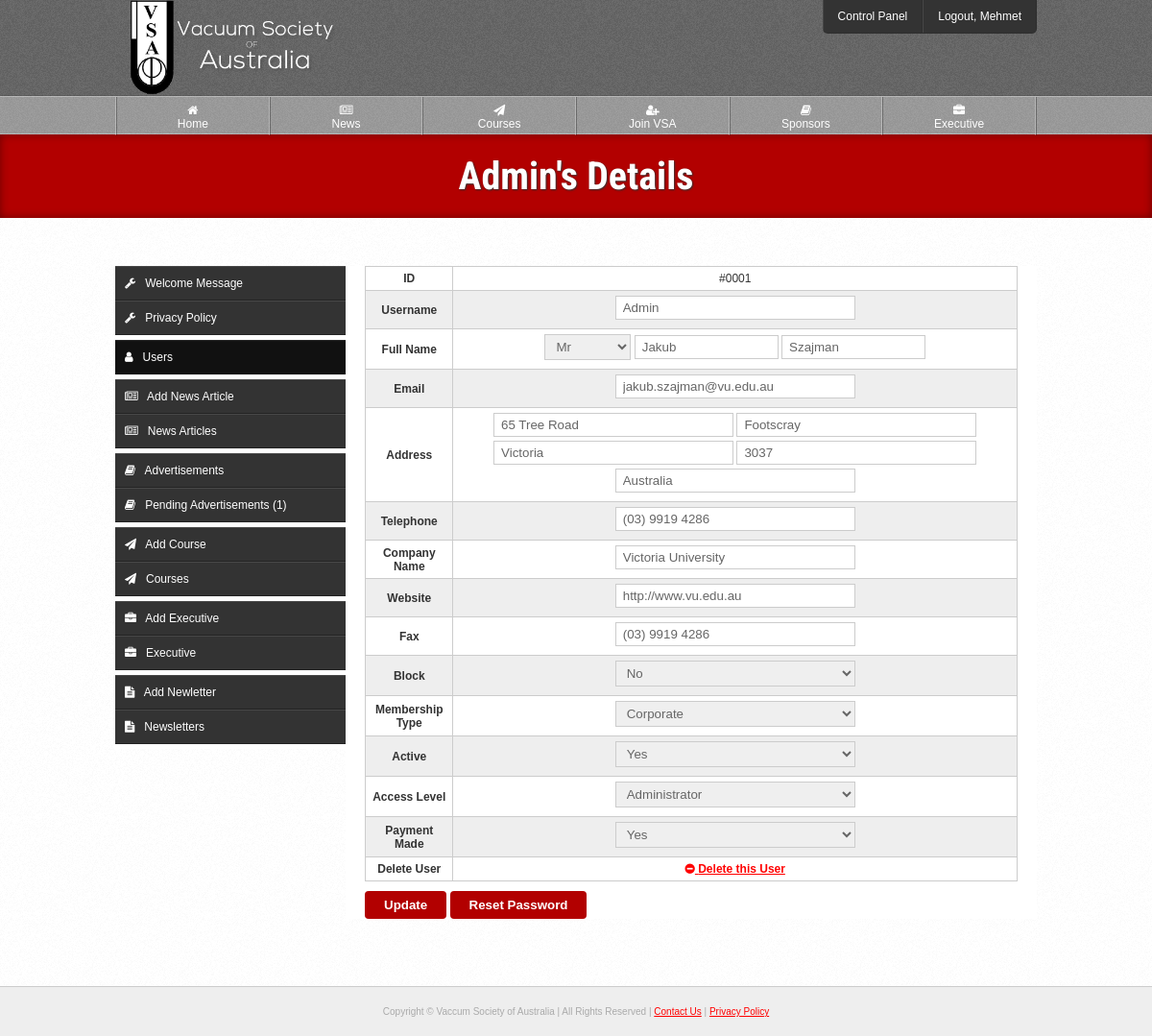
Page /source/cp/view-user.php?id=1 (signed in) on the committed database.
### tables this page shows
CREATE TABLE IF NOT EXISTS `users` (
  `id` int(10) NOT NULL AUTO_INCREMENT,
  `username` varchar(20) NOT NULL,
  `password` varchar(70) NOT NULL,
  `email` varchar(100) NOT NULL,
  `title` varchar(6) NOT NULL,
  `fname` varchar(30) NOT NULL,
  `lname` varchar(40) NOT NULL,
  `address` varchar(80) NOT NULL,
  `suburb` varchar(50) NOT NULL,
  `state` varchar(50) NOT NULL,
  `postcode` int(10) NOT NULL,
  `country` varchar(50) NOT NULL,
  `telephone` varchar(20) NOT NULL,
  `fax` varchar(20) DEFAULT NULL,
  `website` varchar(100) DEFAULT NULL,
  `company` varchar(150) DEFAULT NULL,
  `blocked` enum('0','1') NOT NULL,
  `type` enum('1','2','3','4') NOT NULL,
  `active` enum('0','1') NOT NULL,
  `level` enum('1','2') NOT NULL,
  `password_reset` enum('0','1') NOT NULL,
  `activation_code` varchar(40) NOT NULL,
  `reset_code` varchar(100) NOT NULL,
  `payment_made` enum('0','1') NOT NULL,
  `date_created` varchar(100) NOT NULL,
  `payment_due_date` varchar(100) NOT NULL,
  `membership_expiry_date` varchar(100) NOT NULL,
  PRIMARY KEY (`id`),
  FULLTEXT KEY `username` (`username`)
);

### source/classes/User.php (called while the page is built, shortened)
<?php
class User extends Pagination {
	private $count;
	public static function getUsername($id) {
		try {
			$q = DB::$db->prepare("
				SELECT username
				FROM users
				WHERE id = :id
			");
			$q->execute([':id' => $id]);
		} catch(PDOException $ex) {
			die($ex->getMessage());
		}
		$c = $q->rowCount();
		$r = $q->fetch(PDO::FETCH_OBJ);
		return ($c != 0) ? $r->username : "Unknown";
	}
	public function get($id) {
		$id = (int)$id;
		try {
			$q = DB::$db->prepare("
				SELECT *, users.id
				FROM users
				INNER JOIN membership_types
				ON membership_types.id = users.type
				WHERE users.id = :id
			");
			$q->execute([':id' => $id]);
		} catch(PDOException $ex) {
			die($ex->getMessage());
		}
		$this->count = $q->rowCount();
		$r = $q->fetch(PDO::FETCH_OBJ);
		$this->data = $r;
		return $this->data;
	}
	public function getCount() {
		return $this->count;
	}
}

### source/classes/Template.php (called while the page is built, shortened)
<?php
class Template {
	private $page;
	public function setActivePage($prefix = null) {
		$page = explode("/", $_SERVER['PHP_SELF']);
		$page = end($page);
		$page = explode(".", $page);
		$page = current($page);
		$this->page = $prefix.$page;
	}
	public function getActivePage() {
		return $this->page;
	}
}

### source/classes/Validate.php (called while the page is built, shortened)
<?php
class Validate {
	public static function output($input) {
		return htmlentities(($input), ENT_COMPAT, "UTF-8");
	}
}

### source/cp/view-user.php (the view, shortened to what this page needs)
<?php
$t = new Template("cp_");
$_user = new User;
$user = $_user->get((int)$_GET["id"]);
$title = ($_user->getCount() != 0) ? $user->username."'s Details" : "User Not Found";
$t->setTitle("Edit ".$title);
include $t->load("template/head.php");
?>
<?php
include $t->load("template/header.php");
?>
	<div id="page-heading">
		<h1><?=$title;?></h1>
	</div>
	<div class="outer-wrapper white">
		<div class="inner-wrapper">
			<?php include $t->load("template/cp-nav.php"); ?>
			<section class="right-main">
				<?php if($_user->getCount() != 0): ?>
					<form id="form">
						<table class="style">
							<tr>
								<th>ID</th>
								<td>#<?=str_pad($user->id, 4, 0, STR_PAD_LEFT);?></td>
							</tr>
							<tr>
								<th>Username</th>
								<td><input type="text" name="username" value="<?=Validate::output($user->username);?>" placeholder="Username"></td>
							</tr>
							<tr>
								<th>Full Name</th>
								<td>
									<select name="title" style="width: 90px;">
										<option value="Mr" <?=($user->title == 'Mr') ? 'selected' : null;?>>Mr</option>
									</select>
									<input type="text" name="fname" value="<?=$user->fname;?>" placeholder="First Name" style="width: 150px;">
									<input type="text" name="lname" value="<?=$user->lname;?>" placeholder="Last Name" style="width: 150px;">
								</td>
							</tr>
							<tr>
								<th>Email</th>
								<td><input type="text" name="email" id="email" value="<?=Validate::output($user->email);?>" placeholder="Email"></td>
							</tr>
							<tr>
								<th>Address</th>
								<td>
									<input type="text" name="address" value="<?=Validate::output($user->address);?>" placeholder="Address">
									<input type="text" name="suburb" value="<?=Validate::output($user->suburb);?>" placeholder="Suburb">
									<input type="text" name="state" value="<?=Validate::output($user->state);?>" placeholder="State">
									<input type="text" name="postcode" value="<?=Validate::output($user->postcode);?>" placeholder="Postcode">
									<input type="text" name="country" value="<?=Validate::output($user->country);?>" placeholder="Country">
								</td>
							</tr>
							<tr>
								<th>Telephone</th>
								<td><input type="text" name="telephone" value="<?=Validate::output($user->telephone);?>" placeholder="Telephone"></td>
							</tr>
							<?php if($user->type === '3'): ?>
								<tr>
									<th>Company Name</th>
									<td><input type="text" name="company" value="<?=$user->company;?>" placeholder="Company"></td>
								</tr>
								<tr>
									<th>Website</th>
									<td><input type="text" name="website" value="<?=$user->website;?>" placeholder="Website"></td>
								</tr>
								<tr>
									<th>Fax</th>
									<td><input type="text" name="fax" value="<?=$user->fax;?>" placeholder="Fax"></td>
								</tr>
							<?php endif; ?>
							<tr>
								<th>Block</th>
								<td>
									<select name="blocked">
										<option value="0" <?=($user->blocked == '0') ? 'selected' : null;?>>No</option>
									</select>
								</td>
							</tr>
							<tr>
								<th>Membership Type</th>
								<td>
									<select name="type">
										<option value="3" <?=($user->type == '3') ? 'selected' : null;?>>Corporate</option>
									</select>
								</td>
							</tr>
							<tr>
								<th>Active</th>
								<td>
									<select name="active">
										<option value="1" <?=($user->active == '1') ? 'selected' : null;?>>Yes</option>
									</select>
								</td>
							</tr>
							<tr>
								<th>Access Level</th>
								<td>
									<select name="level">
										<option value="1" <?=($user->level == '1') ? 'selected' : null;?>>Administrator</option>
									</select>
								</td>
							</tr>
							<tr>
								<th>Payment Made</th>
								<td>
									<select name="payment_made">
										<option value="1" <?=($user->payment_made == '1') ? 'selected' : null;?>>Yes</option>
									</select>
								</td>
							</tr>
							<tr>
								<th>Delete User</th>
								<td><a href="<?=PATH;?>cp/delete-user?id=<?=$user->id;?>" onclick="c = confirm('Are you sure you want to delete this user? This is permanent!'); if(!c) return false;"><i class="fa fa-minus-circle"></i> <strong>Delete this User</strong></a></td>
							</tr>
						</table>
						<input type="submit" name="update" id="update" value="Update">
						<input type="submit" name="reset" id="reset" value="Reset Password">
					</form>
				<?php else: ?>
					<div class="notice-box yellow-notice">The user ID provided does not exist.</div>
				<?php endif; ?>
			</section>
		</div>
	</div>
<?php include $t->load("template/footer.php"); ?>

### source/template/header.php (shortened to what this page needs)
</head>
	<body>
		<header id="fixed">
			<div id="header">
				<div class="inner-wrapper">
					<a href="<?=PATH;?>"><img src="<?=PATH;?>img/vsa-logo.png" id="banner-logo" alt="Vaccum Society of Australia"></a>
					<?php if(isset($_SESSION['admin'])): ?>
						<nav class="top-nav">
							<ul>
								<li><a href="<?=PATH;?>cp/update-welcome">Control Panel</a></li>
								<li><a href="<?=PATH;?>logout?url=<?=$_SERVER['REQUEST_URI'];?>">Logout, <?=User::getUsername($_SESSION["logged"]);?></a></li>
							</ul>
						</nav>
					<?php else: ?>
						<div class="login-btn-wrapper">
							<a href="<?=PATH;?>login" class="login-btn"><img src="<?=PATH;?>img/login-btn.png"></a>
						</div>
					<?php endif; ?>
				</div>
			</div>
			<nav class="main-nav">
				<div class="inner-wrapper">
					<ul>
						<li><a href="<?=PATH;?>"<?=($t->getActivePage() == 'index') ? ' class="active"' : null;?>><i class="fa fa-home"></i><br>Home</a></li>
						<li><a href="<?=PATH;?>news"<?=($t->getActivePage() == 'news') ? ' class="active"' : null;?>><i class="fa fa-newspaper-o"></i><br>News</a></li>
						<li><a href="<?=PATH;?>courses"<?=($t->getActivePage() == 'courses' || $t->getActivePage() == 'apply-course') ? ' class="active"' : null;?>><i class="fa fa-paper-plane"></i><br>Courses</a></li>
						<li><a href="<?=PATH;?>join"<?=($t->getActivePage() == 'join') ? ' class="active"' : null;?>><i class="fa fa-user-plus"></i><br>Join VSA</a></li>
						<li><a href="<?=PATH;?>sponsors"<?=($t->getActivePage() == 'sponsors') ? ' class="active"' : null;?>><i class="fa fa-book"></i><br>Sponsors</a></li>
						<li><a href="<?=PATH;?>executive"<?=($t->getActivePage() == 'executive') ? ' class="active"' : null;?>><i class="fa fa-briefcase"></i><br>Executive</a></li>
					</ul>
				</div>
			</nav>
		</header>

### source/css/layout.css (style rules this page uses)
header, footer, nav { display: block; }
* { box-sizing: border-box; margin: 0; padding: 0; }
body { margin: 0; padding: 0; background: #EEE; font-family: arial, sans-serif; font-size: 12px; color: #333; }
.inner-wrapper { max-width: 960px; margin: 0 auto; position: relative; }
.outer-wrapper { padding: 50px 0px; border-bottom: 1px solid #CCC; }
.white { background: url("../img/content-bg.png"); }
#header { height: 100px; background: url("../img/header-bg.png"); border-bottom: 1px solid rgba(0,0,0,.1); }
#banner-logo { margin-top: -2px; height: 102px; }
.main-nav { height: 40px; background: url("../img/main-nav-bg.png"); font-size: 12px; border-top: 1px solid rgba(255,255,255,.3); border-bottom: 1px solid rgba(255,255,255,.3); display: block; }
.main-nav ul { margin: 0; padding: 0; border-left: 1px solid rgba(255,255,255,.3); border-right: 1px solid rgba(0,0,0,.3); }
.main-nav ul li { list-style-type: none; display: inline; float: left; width: 16.666%; text-align: center; }
.main-nav li a { display: block; color: #FFF; text-decoration: none; padding: 7px 15px; height: 40px; transition: .2s linear; border-left: 1px solid rgba(0,0,0,.3); border-right: 1px solid rgba(255,255,255,.3); }
.top-nav { position: absolute; right: 0; top: 0; background: #333; border-bottom: 1px solid rgba(0,0,0,.1); -webkit-border-radius: 0 0 5px 5px; -moz-border-radius: 0 0 5px 5px; -ms-border-radius: 0 0 5px 5px; -o-border-radius: 0 0 5px 5px; border-radius: 0 0 5px 5px; overflow: hidden; }
.top-nav ul { margin: 0; padding: 0; }
.top-nav ul li { list-style-type: none; display: inline; float: left; }
.top-nav li a { padding: 10px 15px; text-align: center; display: block; text-decoration: none; color: #FFF; border-right: 1px solid rgba(0,0,0,.1); border-left: 1px solid rgba(255,255,255,.1); transition: .2s linear; }
.top-nav ul li:last-of-type { border-right: none; }
.top-nav ul li:first-of-type { border-left: none; }
#page-heading { background: #B20000; color: #FFF; padding: 20px 0px; text-align: center; box-shadow: inset 0px 0px 10px rgba(0,0,0,.4); -webkit-box-shadow: inset 0px 0px 10px rgba(0,0,0,.4); -moz-box-shadow: inset 0px 0px 10px rgba(0,0,0,.4); -o-box-shadow: inset 0px 0px 10px rgba(0,0,0,.4); -ms-box-shadow: inset 0px 0px 10px rgba(0,0,0,.4); }
#page-heading h1 { margin: 0; padding: 0; font-size: 40px; text-shadow: 1px 1px 2px #333; font-family: 'Roboto Condensed', sans-serif; text-rendering: optimizeLegibility !important; -webkit-font-smoothing: antialiased !important; color: #FFF; }
.left-side, .right-main { background: #FFF; margin-bottom: 20px; }
.right-main { float: right; width: 720px; padding: 0px 20px; }

### source/css/style.css (style rules this page uses)
table.style { border-collapse: collapse; width: 100%; text-align: center; margin-bottom: 10px; }
table.style th { color: #333; }
table.style th, table.style td { border: 1px solid #CCC; padding: 5px; }
table.style tr:nth-child(even) { background: #EEE; }
h1, h2, h3, h4, h5, h6 { margin-bottom: 15px; padding: 0; }
h1 { font-size: 35px; font-family: 'Roboto Condensed', sans-serif; }
a { color: #F00; }
a img { border: none; }
li { list-style-position: inside; }
ul, ol { margin-bottom: 10px; margin-left: 20px; }

### source/css/forms.css (style rules this page uses)
input[type=text], input[type=password], input[type=email], select, input[type=file] { padding: 4px 7px; border: 1px solid #CCC; width: 250px; margin-bottom: 4px; color: #666; }
input[type=text], input[type=password], input[type=email], select, input[type=file], input[type=radio] { margin-bottom: 4px; }
input[type=submit] { background: #B20000; color: #FFF; border: none; outline: none; padding: 7px 20px; border-radius: 4px; cursor: pointer; font-weight: bold; }

### source/css/resize.css (style rules this page uses)
body { margin: 0; text-align: center; }
#banner-logo { text-align: center; height: auto; max-width: 233px; }
#header { height: 100%; }
#fixed { position: static; }
.main-nav { height: 100%; border-top: none; border-bottom: none; display: none; }
.main-nav ul li { width: 50%; border: none; }
.main-nav li a { border-bottom: 1px solid rgba(0,0,0,.3); border-top: 1px solid rgba(255,255,255,.3); }
.main-nav li a:nth-child(odd) { border-left: none; }
.top-nav { position: static; top: auto; right: auto; border-radius: 0; }
.top-nav ul li { width: 50%; }
.left-side, .right-main { float: none; width: auto; }
table.style { overflow-x: auto; display: block; width: 100%; }
input, textarea, select { width: 100% !important; margin-bottom: 5px; }

### source/css/resize-sidebars.css (style rules this page uses)
.right-main { float: none; width: auto; }
.outer-wrapper { padding: 20px 2%; }

### rows in the picture
users: username "Mehmet"
users: id "0001", username "Admin", title "Mr", fname "Jakub", lname "Szajman", email "jakub.szajman@vu.edu.au", address "65 Tree Road", suburb "Footscray", state "Victoria", postcode "3037", country "Australia", telephone "(03) 9919 4286", company "Victoria University", website "http://www.vu.edu.au", fax "(03) 9919 4286", blocked "No", type "Corporate", active "Yes", level "Administrator", payment_made "Yes"

### other values in the picture
$title "Admin's Details"
Sponsors::countAds('0') "1"
